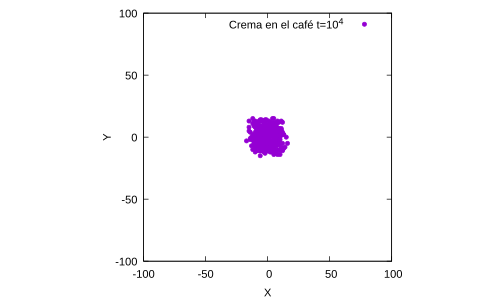

This figure's gnuplot source:
set xlabel 'X'
set ylabel 'Y'
set size square
set term pdf
set out "fig3-1.pdf"
plot [-100:100][-100:100] 'datos.txt' u 2:3 pt 7 ps 0.5 t 'Crema en el café t=10^4'
